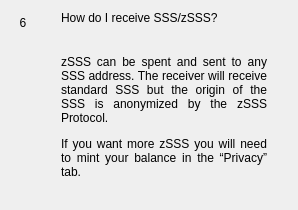
                  <widget class="QWidget" name="widgetFaq6" native="true">
                   <layout class="QHBoxLayout" name="horizontalpage_6" stretch="0,1">
                    <item alignment="Qt::AlignTop">
                     <widget class="QLabel" name="labelNumber6">
                      <property name="minimumSize">
                       <size>
                        <width>24</width>
                        <height>24</height>
                       </size>
                      </property>
                      <property name="maximumSize">
                       <size>
                        <width>16777215</width>
                        <height>24</height>
                       </size>
                      </property>
                      <property name="text">
                       <string>6</string>
                      </property>
                      <property name="alignment">
                       <set>Qt::AlignCenter</set>
                      </property>
                     </widget>
                    </item>
                    <item>
                     <layout class="QVBoxLayout" name="verticalLayoutpage_6">
                      <property name="spacing">
                       <number>0</number>
                      </property>
                      <property name="leftMargin">
                       <number>20</number>
                      </property>
                      <property name="rightMargin">
                       <number>20</number>
                      </property>
                      <item>
                       <widget class="QLabel" name="labelSubtitle6">
                        <property name="text">
                         <string>How do I receive SSS/zSSS?</string>
                        </property>
                        <property name="wordWrap">
                         <bool>true</bool>
                        </property>
                       </widget>
                      </item>
                      <item>
                       <spacer name="verticalSpacer_60">
                        <property name="orientation">
                         <enum>Qt::Vertical</enum>
                        </property>
                        <property name="sizeType">
                         <enum>QSizePolicy::Fixed</enum>
                        </property>
                        <property name="sizeHint" stdset="0">
                         <size>
                          <width>20</width>
                          <height>30</height>
                         </size>
                        </property>
                       </spacer>
                      </item>
                      <item>
                       <widget class="QLabel" name="labelContent6">
                        <property name="text">
                         <string>
                           &lt;html&gt;&lt;head/&gt;&lt;body&gt;&lt;p align=&quot;justify&quot;&gt;
                           zSSS can be spent and sent to any SSS address. The receiver will
                           receive standard SSS but the origin of the SSS is anonymized by the zSSS Protocol.
                           &lt;/p&gt;&lt;p align=&quot;justify&quot;&gt;
                           If you want more zSSS you will need to mint your balance in the “Privacy” tab.
                           &lt;/p&gt;&lt;/body&gt;&lt;/html&gt;
                         </string>
                        </property>
                        <property name="alignment">
                         <set>Qt::AlignLeading|Qt::AlignLeft|Qt::AlignTop</set>
                        </property>
                        <property name="wordWrap">
                         <bool>true</bool>
                        </property>
                       </widget>
                      </item>
                      <item>
                       <spacer name="verticalSpacer_61">
                        <property name="orientation">
                         <enum>Qt::Vertical</enum>
                        </property>
                        <property name="sizeHint" stdset="0">
                         <size>
                          <width>20</width>
                          <height>20</height>
                         </size>
                        </property>
                       </spacer>
                      </item>
                     </layout>
                    </item>
                   </layout>
                  </widget>
